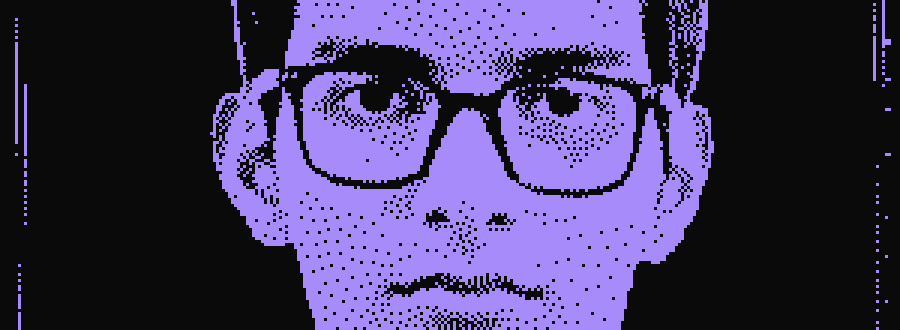
#> input picture banner_build/debug_face_base.png, 900 x 330 px, given in place of nccc.jpg, which was not available
$ python check_destrength.py
#> lines starting #> are read from the running program, lines starting #| are printed output that depends on the picture; after the words box and inside, x2 and y2 are one past the last pixel; in counts of white or black regions, pixels touching at a corner belong together; pictures that were not available may be replaced by others from this repository, and a replacement may not be noted
import numpy as np
from PIL import Image, ImageOps, ImageFilter, ImageEnhance
from scipy.ndimage import binary_closing, binary_fill_holes, label

img = Image.open(r"D:\Downloads\nccc.jpg")
#> img is the input picture: PIL image 900x330 RGB; mean R, G, B 68.3, 57.9, 99.1
cropped = img.crop((20, 25, 638, 725))
resized = cropped.resize((300, 340), Image.Resampling.LANCZOS)
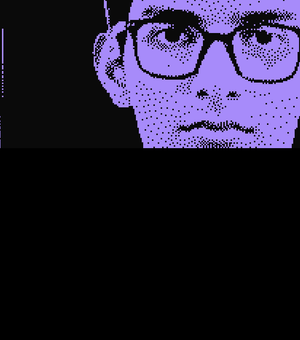
#> resized: PIL image 300x340 RGB; mean R, G, B 37.1, 31.3, 54.1
base = np.array(ImageOps.grayscale(resized)).astype(np.float32)
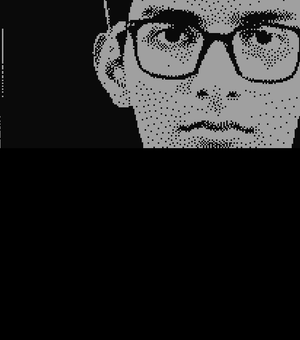
#> base: shape (340, 300) float32; min 0, max 191, mean 35.6

arr_rgb = np.array(resized).astype(np.float32)
dist = np.linalg.norm(arr_rgb - np.array([252.0, 253.0, 254.0]), axis=-1)
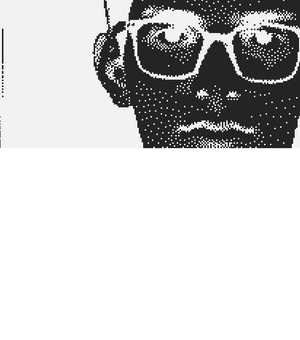
#> dist: shape (340, 300) float64; min 93.54, max 438.2, mean 372.2; drawn with min black and max white
raw = dist > 14.0
#> raw: shape (340, 300) bool; every value is 1
closed = binary_closing(raw, structure=np.ones((3, 3)))
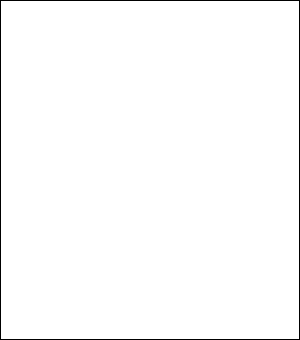
#> closed: shape (340, 300) bool; 98.7% white; black in thin lines or dots
filled = binary_fill_holes(closed)
lbl, num = label(filled)
#> lbl: shape (340, 300) int32; values 0 (black) and 1 (white), 98.7% white; black in thin lines or dots
#> num = 1
sizes = [np.sum(lbl == i) for i in range(1, num + 1)]
#> sizes = [100724]
mask = (lbl == (np.argmax(sizes) + 1))

def destripe(a, thresh):
    out = a.copy()
    m = np.median(a, axis=1)
    for r in range(a.shape[0]):
        lo, hi = max(0, r - 4), min(a.shape[0], r + 5)
        nb = list(m[lo:r]) + list(m[r + 1:hi])
        corr = float(np.median(nb) - m[r])
        if abs(corr) <= thresh:
            out[r] += corr
    return np.clip(out, 0, 255)

def full_dither(gray_arr):
    g = Image.fromarray(gray_arr.astype(np.uint8))
    g = ImageOps.autocontrast(g, cutoff=1)
    g = ImageEnhance.Contrast(g).enhance(1.3)
    g = g.filter(ImageFilter.UnsharpMask(radius=3, percent=140))
    a = np.array(g).astype(np.float32) / 255.0
    a[~mask] = 0.0
    buf = a.copy()
    h, w = buf.shape
    out = np.zeros((h, w), dtype=np.uint8)
    for r in range(h):
        even = (r % 2 == 0)
        cols = range(w) if even else range(w - 1, -1, -1)
        for c in cols:
            if not mask[r, c]:
                buf[r, c] = 0.0
                continue
            old = buf[r, c]
            nv = 1.0 if old >= 0.5 else 0.0
            out[r, c] = int(nv)
            err = old - nv
            if even:
                if c + 1 < w and mask[r, c + 1]: buf[r, c + 1] += err * 7 / 16
                if r + 1 < h:
                    if c - 1 >= 0 and mask[r + 1, c - 1]: buf[r + 1, c - 1] += err * 3 / 16
                    if mask[r + 1, c]: buf[r + 1, c] += err * 5 / 16
                    if c + 1 < w and mask[r + 1, c + 1]: buf[r + 1, c + 1] += err * 1 / 16
            else:
                if c - 1 >= 0 and mask[r, c - 1]: buf[r, c - 1] += err * 7 / 16
                if r + 1 < h:
                    if c + 1 < w and mask[r + 1, c + 1]: buf[r + 1, c + 1] += err * 3 / 16
                    if mask[r + 1, c]: buf[r + 1, c] += err * 5 / 16
                    if c - 1 >= 0 and mask[r + 1, c - 1]: buf[r + 1, c - 1] += err * 1 / 16
    return out

def rowband_metric(d):
    s = d.sum(axis=1).astype(float)
    dev = np.zeros_like(s)
    for r in range(len(s)):
        lo, hi = max(0, r - 3), min(len(s), r + 4)
        nb = list(s[lo:r]) + list(s[r + 1:hi])
        dev[r] = abs(s[r] - np.median(nb))
    m = mask.sum(axis=1) > 100
    return float(dev[m].mean()), float(dev[m].max()), int((dev[m] > 12).sum())

for th in [None, 6.0, 4.0, 2.5]:
    g = destripe(base, th) if th else base.copy()
    d = full_dither(g)
    mean, mx, n = rowband_metric(d)
    print(f"thresh={th}: dither rowband mean={mean:.2f} max={mx:.1f} rows>12: {n} dots={int(d.sum())}")
    if th in (None, 2.5):
        tag = "none" if th is None else "t25"
        dv = np.ones((110, 300, 3), dtype=np.uint8) * 10
        dv[d[90:200] == 1] = [167, 139, 250]
        Image.fromarray(dv).resize((900, 330), Image.NEAREST).save(
            rf"C:\Users\Lenovo\Shivxng3010\banner_build\debug_face_{tag}.png")
        jv = np.ones((80, 300, 3), dtype=np.uint8) * 10
        jv[d[240:320] == 1] = [167, 139, 250]
        Image.fromarray(jv).resize((900, 240), Image.NEAREST).save(
            rf"C:\Users\Lenovo\Shivxng3010\banner_build\debug_jacket_{tag}.png")
#> this loop made 4 passes
#> (mean, mx, n) on passes 1 to 4: (2.47, 70.5, 12), (2.52, 69, 12), (2.69, 69, 15), (2.65, 67.5, 12)
#| thresh=None: dither rowband mean=2.47 max=70.5 rows>12: 12 dots=21106
#| thresh=6.0: dither rowband mean=2.52 max=69.0 rows>12: 12 dots=21121
#| thresh=4.0: dither rowband mean=2.69 max=69.0 rows>12: 15 dots=21105
#| thresh=2.5: dither rowband mean=2.65 max=67.5 rows>12: 12 dots=21094
#> pass 1, in full_dither, `g = g.filter(ImageFilter.UnsharpMask(radius=3, percent=140))`:
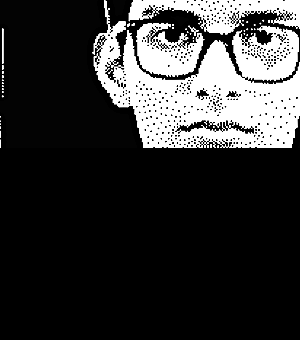
#> g: PIL image 300x340 L; min 0, max 255, mean 53.5
#> after the loop:
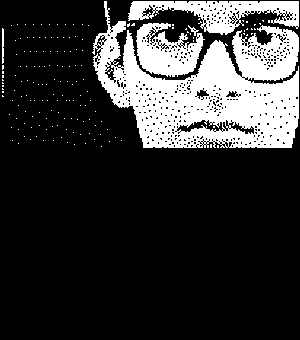
#> d: shape (340, 300); values 0 (black) and 1 (white), 20.7% white; 167 white regions (162 under 20 px), largest, box (x1, y1, x2, y2) and area: (92, 1, 299, 148) 15697, (128, 1, 299, 35) 2775, (136, 23, 205, 77) 2236, (2, 28, 4, 64) 68, (188, 25, 199, 36) 36
#> after the loop:
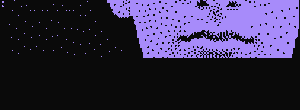
#> dv: shape (110, 300, 3); mean of channels 0, 1, 2 50.7, 43.4, 72.2; drawn as R, G, B
#> after the loop: jv: shape (80, 300, 3); every value is 10
print("done")
